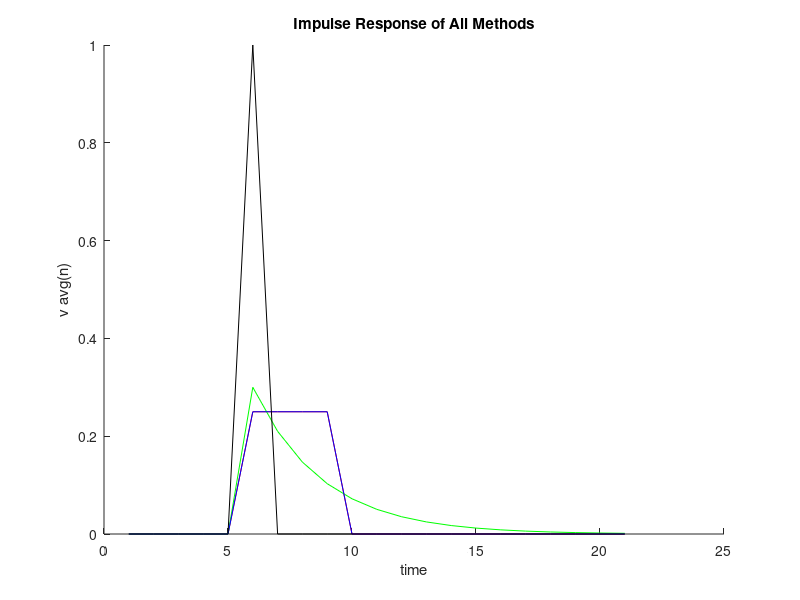

Write MATLAB code to recreate this figure.
input = [0,0,0,0,0,1,0,0,0,0,0,0,0,0,0,0,0,0,0,0,0];
% any impulses

method1 = zeros(size(input));
method2 = zeros(size(input));
method3 = zeros(size(input));

% method 1
for i = 4:numel(input)
    method1(i) = mean(input(i-3:i));
end

% method 2
for i = 2:numel(input)
    method2(i) = (0.3 * input(i)) + (0.7*method2(i-1));
end

% method 3
for i = 5:numel(input)
    method3(i) = (0.25) * (input(i) - input(i-4)) + method3(i-1);
end

% plotting
figure;
hold on;
plot(method1, 'r');
plot(method2, 'g');
plot(method3, 'b');
plot(input, 'black');
title('Impulse Response of All Methods')
xlabel('time')
ylabel('v avg(n)')